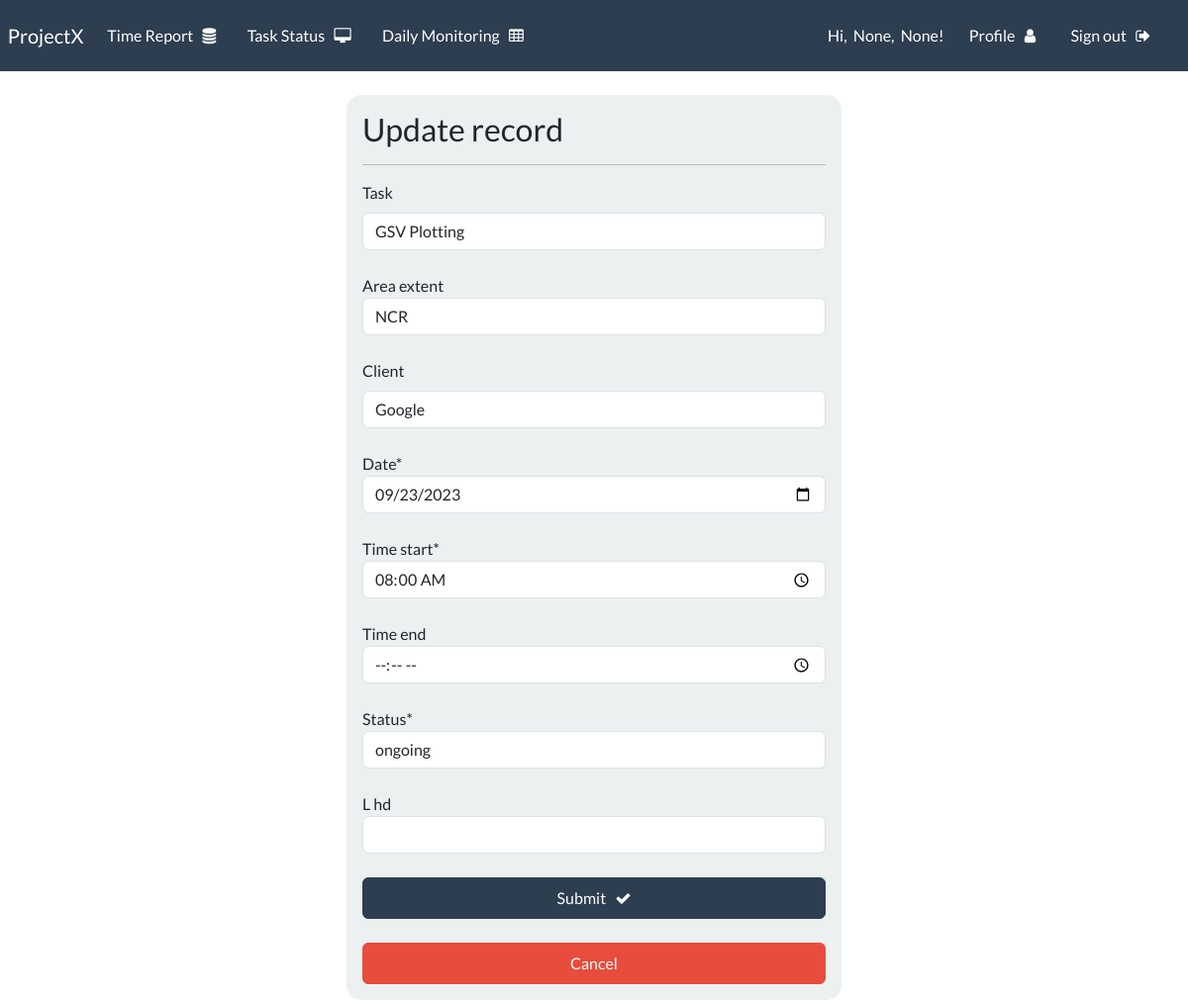
Page /update-record/1/ (signed in) on the committed database.
### webapp/models.py (models this page shows, shortened)
class User(AbstractUser):
    first_name = models.CharField(max_length=200, null=True)
    last_name = models.CharField(max_length=200, null=True)
    employee_id = models.CharField(max_length=20, unique=True, null=True)
    USERNAME_FIELD = 'employee_id'
    REQUIRED_FIELDS = ['username']

class DailyReport(models.Model):
    user = models.ForeignKey(User, on_delete=models.SET_NULL, null=True)
    task = models.ForeignKey(Task, on_delete=models.SET_NULL, null=True)
    area_extent = models.CharField(max_length=500, blank=True, null=True)
    client = models.ForeignKey(Client, on_delete=models.SET_NULL, null=True)
    date = models.DateField(default=datetime.date.today())
    time_start = models.TimeField(auto_now=False, auto_now_add=False, null=True, default="08:00")
    time_end = models.CharField(max_length=50, null=True, blank=True)
    total_time = models.CharField(max_length=50)
    status = models.CharField(max_length=200, null=True)
    l_hd = models.CharField(max_length=125, null=True, blank=True)
    class Meta:
        ordering = ['user', 'date']

class Task(models.Model):
    name = models.CharField(max_length=500)

class Client(models.Model):
    name = models.CharField(max_length=500)

### webapp/views.py (the view, shortened to what this page needs)
# urls.py: path('update-record/<int:pk>/', views.update_record, name='update-record'),
@login_required(login_url='login')
def update_record(request, pk):
    record = DailyReport.objects.get(id=pk)
    form = DailyReportForm(instance=record)
    tasks = Task.objects.all()
    clients = Client.objects.all()
    context = {'record':record, 'form':form, 'tasks':tasks, 'clients':clients}
    return render(request, 'webapp/create-update-record.html', context)

### webapp/forms.py
class DailyReportForm(forms.ModelForm):
    class Meta:
        model = DailyReport
        fields = '__all__'
        exclude = ['user', 'total_time']
        widgets = {
            'date': widgets.DateInput(attrs={'type': 'date'}),
            'time_start': widgets.TimeInput(attrs={'type': 'time'}),
            'time_end': widgets.TimeInput(attrs={'type': 'time'}),
        }

### webapp/templates/webapp/create-update-record.html (shortened to what this page needs)
{% extends 'base.html' %}
{% load crispy_forms_tags %}
{% load crispy_forms_field %}
{% block content %}
<div class="container bg-light shadow-md p-3 form-layout">
    {% if record == 'create' %}
    <h3> Create new record </h3>
    {% else %}
    <h3> Update record </h3>
    {% endif %}
    <hr>
    <form method="POST" autocomplete="off">
        <div class="form-group">
            <label class="form-label" for=task-choice>Task</label>
            <input required type="text" value="{{record.task.name}}" class="form-control" name="task" list="task-list" />
        </div>
        <br>
        {{ form.area_extent|as_crispy_field }}
        <br>
        <div class="form-group">
            <label class="form-label" for=client-choice>Client</label>
            <input required type="text" value="{{record.client.name}}" class="form-control" name="client" list="client-list" />
        </div>
        <br>
        {{ form.date|as_crispy_field }}
        <br>
        {{ form.time_start|as_crispy_field }}
        <br>
        {{ form.time_end|as_crispy_field }}
        <br>
        {{ form.status|as_crispy_field }}
        <br>
        {{ form.l_hd|as_crispy_field }}
        <br>
        <button type="submit" class="btn btn-primary w-100 btn-block p-2"> Submit &nbsp; <i class="fa fa-check"
                                                                                            aria-hidden="true"></i>
        </button>
        <br>
        <br>
        <a class="btn btn-danger w-100 btn-block p-2" href={{ request.META.HTTP_REFERER }}>Cancel</a>
    </form>
</div>
{% endblock content %}

### templates/navbar.html (shortened to what this page needs)
{% load static %}
<nav class="navbar navbar-expand-lg navbar-dark bg-primary justify-content-center">
    <a class="navbar-brand main-heading" href="{% url 'home' %}">
        &nbsp; ProjectX
    </a>
    <div class="collapse navbar-collapse text-center" id="navbarNavDropdown">
        <ul class="navbar-nav mr-auto">
            {% if user.is_authenticated %}
            <li class="nav-item">
                <a class="nav-link" href="{% url 'generate-report' %}">Time Report &nbsp; <i class="fa fa-database"
                                                                                     aria-hidden="true"></i> </a>
            </li>
             <li class="nav-item">
                <a class="nav-link" href="{% url 'view-all-status' %}">Task Status &nbsp; <i class="fa fa-desktop" aria-hidden="true"></i>
                </a>
            </li>
            <li class="nav-item">
                <a class="nav-link" href="{% url 'daily-monitoring' %}">Daily Monitoring &nbsp; <i class="fa fa-table" aria-hidden="true"></i></a>
            </li>
        </ul>
        <ul class="navbar-nav ms-auto">
            <li class="nav-item">
                <a class="nav-link" id="user"> Hi,&nbsp; {{ request.user.last_name }}, &nbsp;{{ request.user.first_name }}!</a>
            </li>
            <li class="nav-item">
                <a class="nav-link" href="{% url 'profile' request.user.id %}">Profile &nbsp; <i class="fa fa-user"
                                                                                                 aria-hidden="true"></i>
                </a>
            </li>
            <li class="nav-item">
                <a class="nav-link" id="sign-out" href="{% url 'logout' %}">Sign out &nbsp; <i class="fa fa-sign-out"
                                                                                               aria-hidden="true"></i>
                </a>
            </li>
        </ul>
        {% endif %}
    </div>
</nav>

### static/css/styles.css (style rules this page uses)
.form-layout { border-radius: 15px; width: 500px; }
#sign-out { margin-right: 30px; margin-left: 10px; }

### rows in the picture
User: user.last_name "None", user.first_name "None"
DailyReport: task "GSV Plotting", area_extent "NCR", client "Google", date "09/23/2023", time_start "08:00:00", status "ongoing"
